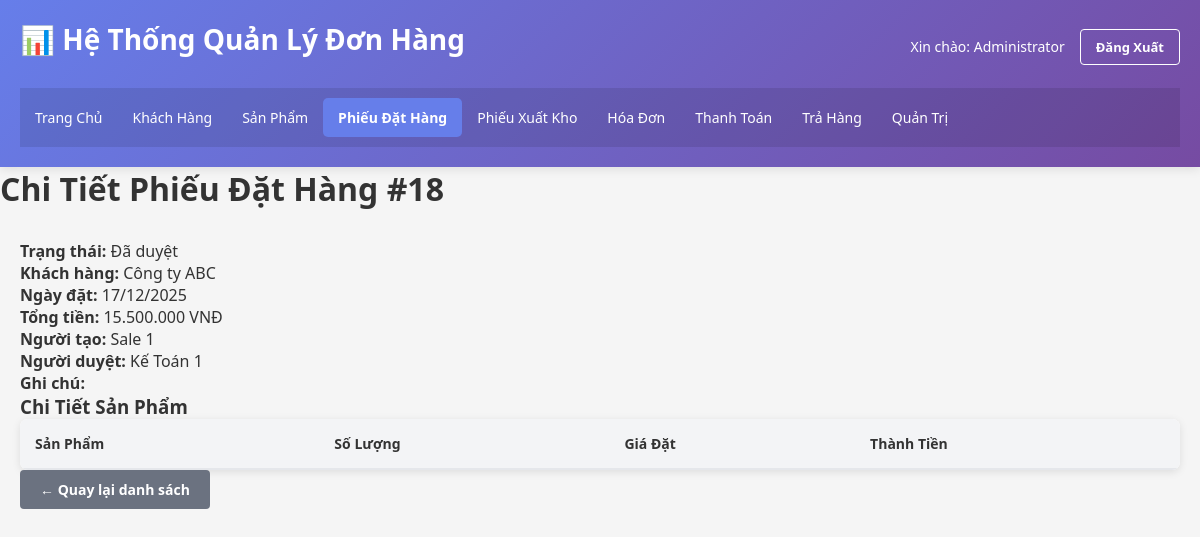
The app's page /phieu_dat_hang/detail.php?id=18 (signed in) with its own data.
### tables this page shows
CREATE TABLE `phieu_dat_hang` (
  `ma_phieu_dat_hang` int(11) NOT NULL,
  `ma_khach_hang` int(11) NOT NULL,
  `ngay_dat` date NOT NULL,
  `tong_tien` decimal(15,2) DEFAULT 0.00,
  `created_by` int(11) DEFAULT NULL,
  `approved_by` int(11) DEFAULT NULL,
  `approved_at` datetime DEFAULT NULL,
  `trang_thai` enum('Chờ duyệt','Đã duyệt','Hủy') DEFAULT 'Chờ duyệt',
  `ghi_chu` text DEFAULT NULL
);

CREATE TABLE `khach_hang` (
  `ma_khach_hang` int(11) NOT NULL,
  `ten_khach_hang` varchar(255) NOT NULL,
  `dia_chi` varchar(500) DEFAULT NULL,
  `dien_thoai` varchar(20) DEFAULT NULL,
  `email` varchar(100) DEFAULT NULL,
  `ngay_tao` datetime DEFAULT current_timestamp(),
  `trang_thai` enum('Hoạt động','Ngừng hoạt động') DEFAULT 'Hoạt động'
);

CREATE TABLE `users` (
  `id` int(11) NOT NULL,
  `username` varchar(50) NOT NULL,
  `password` varchar(255) NOT NULL,
  `full_name` varchar(100) DEFAULT NULL,
  `status` tinyint(4) DEFAULT 1,
  `role` varchar(50) DEFAULT 'guest',
  `created_at` datetime DEFAULT current_timestamp()
);

### config.php (called while the page is built, shortened)
<?php
function formatMoney($amount) {
    return number_format($amount, 0, ',', '.');
}
?>

### phieu_dat_hang/detail.php (the view, shortened to what this page needs)
<?php
include '../config.php';
$id = intval($_GET['id']);
$stmt = $conn->prepare("
    SELECT p.*, u.full_name AS nguoi_tao, a.full_name AS nguoi_duyet
    FROM phieu_dat_hang p
    LEFT JOIN users u ON p.created_by = u.id
    LEFT JOIN users a ON p.approved_by = a.id
    WHERE p.ma_phieu_dat_hang = ?
");
$stmt->bind_param("i", $id);
$stmt->execute();
$result = $stmt->get_result();
$po = $result->fetch_assoc();
?>
<!DOCTYPE html>
<html lang="vi">
<head>
    <link rel="stylesheet" href="../css/style.css">
</head>
<body>
    <div class="container">
        <?php include '../header.php'; ?>
        <h1>Chi Tiết Phiếu Đặt Hàng #<?= $id ?></h1>
        <main>
            <div class="detail-card">
                <p><strong>Trạng thái:</strong> <span class="status-<?= strtolower(str_replace(' ', '-', $po['trang_thai'])) ?>"><?= htmlspecialchars($po['trang_thai']) ?></span></p>
                <p><strong>Khách hàng:</strong> <?= $conn->query("SELECT ten_khach_hang FROM khach_hang WHERE ma_khach_hang = " . $po['ma_khach_hang'])->fetch_assoc()['ten_khach_hang'] ?? 'N/A' ?></p>
                <p><strong>Ngày đặt:</strong> <?= date('d/m/Y', strtotime($po['ngay_dat'])) ?></p>
                <p><strong>Tổng tiền:</strong> <?= formatMoney($po['tong_tien']) ?> VNĐ</p>
                <p><strong>Người tạo:</strong> <?= htmlspecialchars($po['nguoi_tao'] ?? 'N/A') ?></p>
                <p><strong>Người duyệt:</strong> <?= htmlspecialchars($po['nguoi_duyet'] ?? 'N/A') ?></p>
                <p><strong>Ghi chú:</strong> <?= htmlspecialchars($po['ghi_chu'] ?? 'Không có') ?></p>
            </div>
            <h3>Chi Tiết Sản Phẩm</h3>
            <table class="table">
                <thead>
                    <tr><th>Sản Phẩm</th><th>Số Lượng</th><th>Giá Đặt</th><th>Thành Tiền</th></tr>
                </thead>
            </table>
            <div class="actions">
                <a href="list.php" class="btn-secondary">← Quay lại danh sách</a>
            </div>
        </main>
    </div>
</body>
</html>

### css/style.css (style rules this page uses)
* { margin: 0; padding: 0; box-sizing: border-box; }
body { font-family: 'Segoe UI', Tahoma, Geneva, Verdana, sans-serif; background-color: #f5f5f5; color: #333; }
.container { max-width: 1200px; margin: 0 auto; min-height: 100vh; display: flex; flex-direction: column; }
main { flex: 1; padding: 30px 20px; }
.table { width: 100%; border-collapse: collapse; background: white; box-shadow: 0 2px 8px rgba(0,0,0,0.1); border-radius: 8px; overflow: hidden; }
.table thead { background-color: #f3f4f6; border-bottom: 2px solid #e5e7eb; }
.table th { padding: 15px; text-align: left; font-weight: 600; color: #333; font-size: 14px; }
.btn-primary, .btn-secondary, .btn-danger, .btn-warning, .btn-info, .btn-logout { padding: 10px 20px; border: none; border-radius: 4px; font-size: 14px; cursor: pointer; text-decoration: none; display: inline-block; transition: all 0.3s; font-weight: 600; }
.btn-secondary { background-color: #6b7280; color: white; }

### records on screen
phieu_dat_hang: trang_thai "Đã duyệt", ma_khach_hang.ten_khach_hang "Công ty ABC", ngay_dat "17/12/2025", tong_tien "15.500.000", users.full_name "Sale 1", users.full_name "Kế Toán 1"

### other values on screen
$_SESSION['user_name'] "Administrator"
$id "18"
